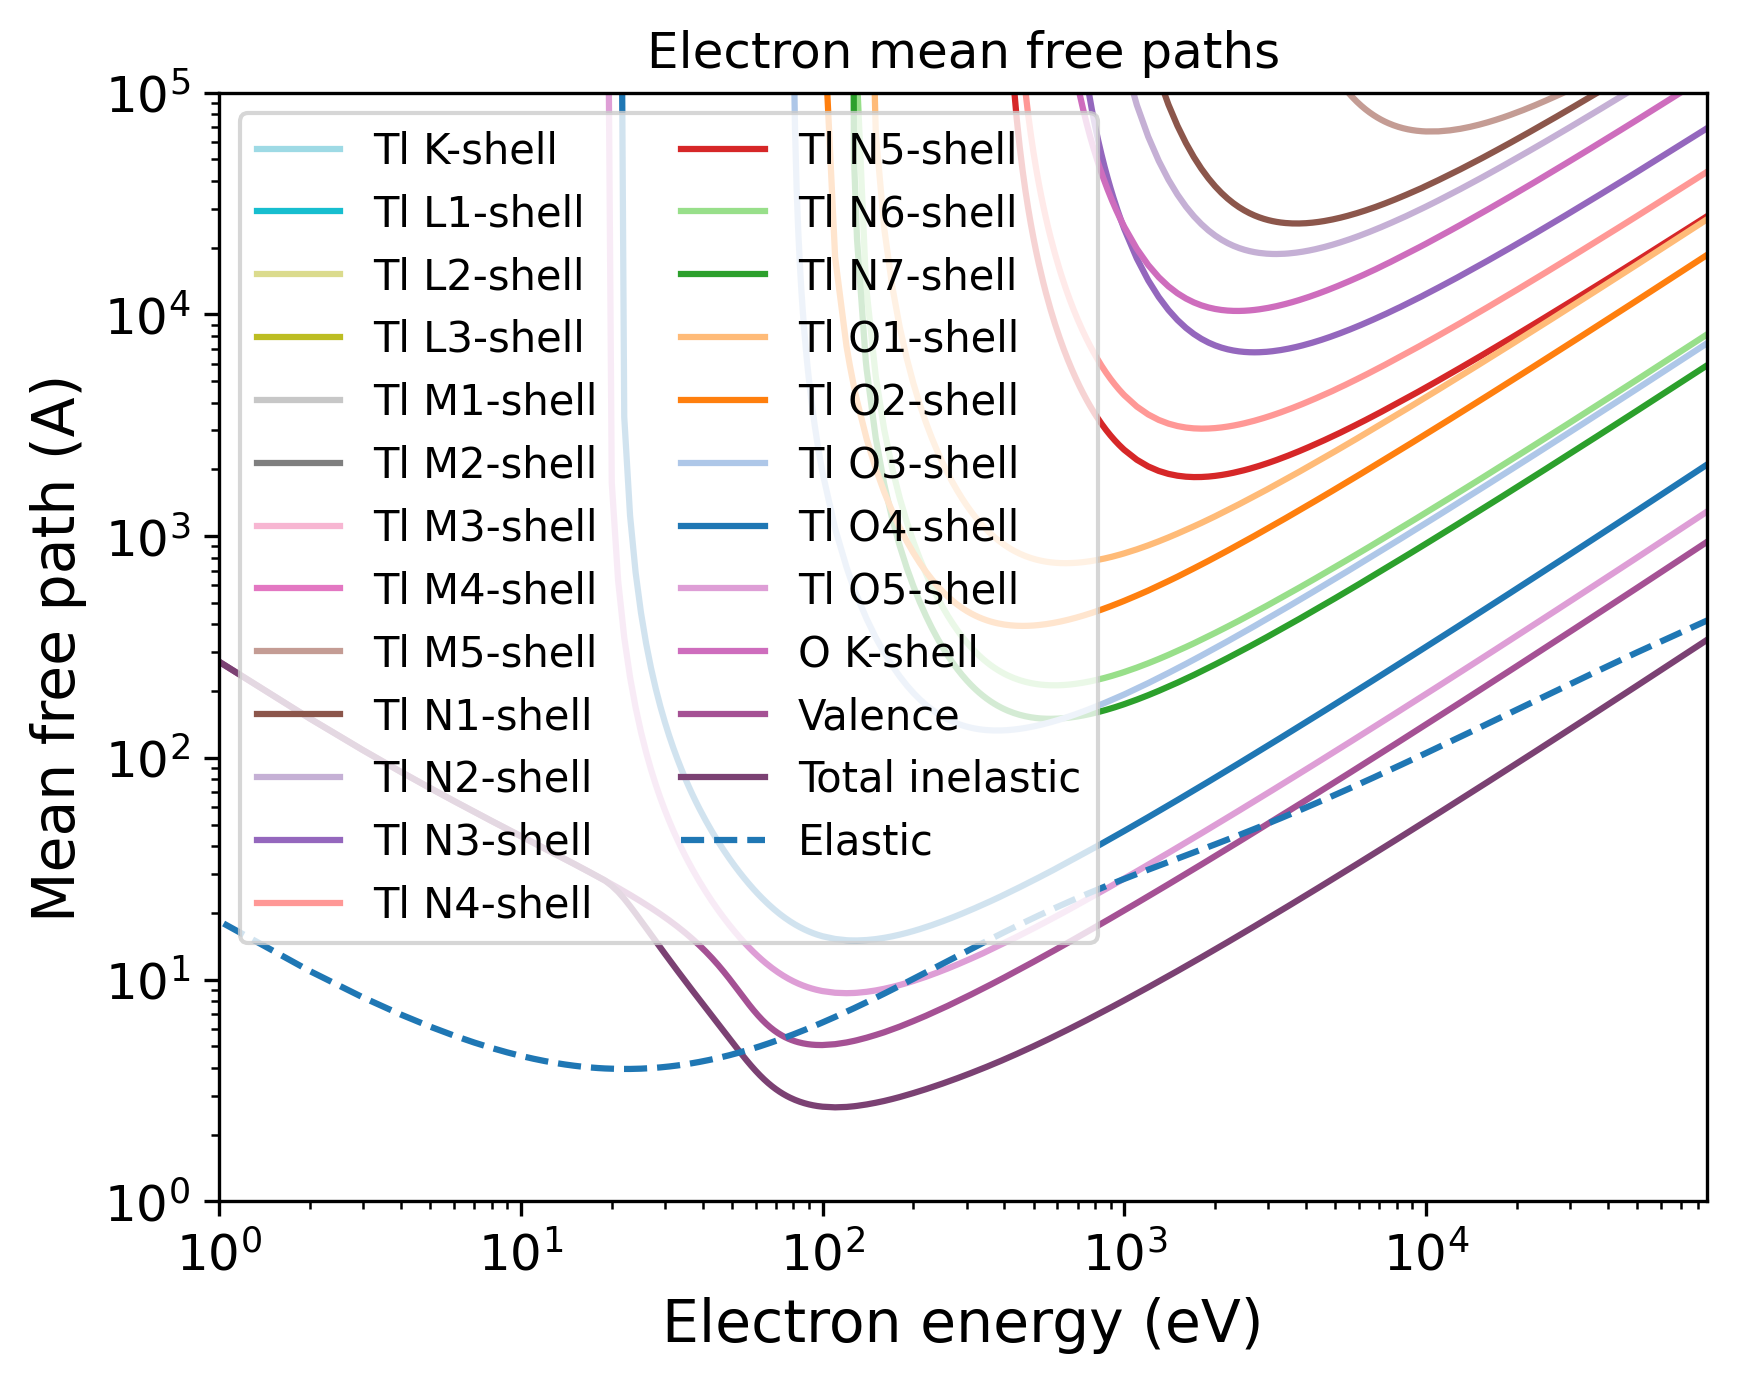

Python code for this plot:
import pandas as pd
import numpy as np
import matplotlib.pyplot as plt
import matplotlib.cm as cm
# Set the format:
plt.xlabel("Electron energy (eV)", fontsize=14)
plt.ylabel("Mean free path (A)", fontsize=14)
plt.xticks(fontsize=12)
plt.yticks(fontsize=12)
plt.grid(False)
# Set the axes:
# Read the output file:
df = pd.read_csv(r"OUTPUT_Tl2O3_Electron_IMFP.dat", sep=r'\s+', header=None, comment="#", skipinitialspace=True)
plt.xscale("log")
plt.yscale("log")
# Prepare the plot:
columns_to_plot = [ 1, 2, 3, 4, 5, 6, 7, 8, 9, 10, 11, 12, 13, 14, 15, 16, 17, 18, 19, 20, 21, 22, 23, 24]
labels = [ "Tl K-shell", "Tl L1-shell", "Tl L2-shell", "Tl L3-shell", "Tl M1-shell", "Tl M2-shell", "Tl M3-shell", "Tl M4-shell", "Tl M5-shell", "Tl N1-shell", "Tl N2-shell", "Tl N3-shell", "Tl N4-shell", "Tl N5-shell", "Tl N6-shell", "Tl N7-shell", "Tl O1-shell", "Tl O2-shell", "Tl O3-shell", "Tl O4-shell", "Tl O5-shell", "O K-shell", "Valence", "Total inelastic"]
# Create N distinct colors from a colormap
N = len(columns_to_plot)
colors = np.vstack([plt.cm.tab20(np.linspace(1, 0, 20)), plt.cm.tab20b(np.linspace(1, 0, 20))])
# Set line styles:
linestyles = [ "-", "-", "-", "-", "-", "-", "-", "-", "-", "-", "-", "-", "-", "-", "-", "-", "-", "-", "-", "-", "-", "-", "-", "-"]
for i, col in enumerate(columns_to_plot):
    color = colors[i % len(colors)]
    ls    = linestyles[i % len(linestyles)]
    label = labels[i % len(labels)]
    plt.plot(df.iloc[:, 0], df.iloc[:, col],
    color=color,
    label=label,
    linestyle=ls)
# Add a curve from the second file
df2 = pd.read_csv(r"OUTPUT_Tl2O3_Electron_EMFP.dat", sep=r'\s+', header=None, comment="#", skipinitialspace=True)
columns_to_plot2 = [ 3]
labels2 = [ "Elastic"]
# Create second part of the plot:
for col, label in zip(columns_to_plot2, labels2):
    plt.plot(df2.iloc[:, 0], df2.iloc[:, col], label=label, linestyle="--")
plt.xlim(1.00000000,85536.00100000)
plt.ylim(1.00000000,100000.00000000)
plt.title("Electron mean free paths")
plt.legend(loc="best", fontsize=10, ncol=2)
# Save the plot in this format:
plt.savefig("OUTPUT_MFP_electron.png", dpi=300, bbox_inches="tight")
